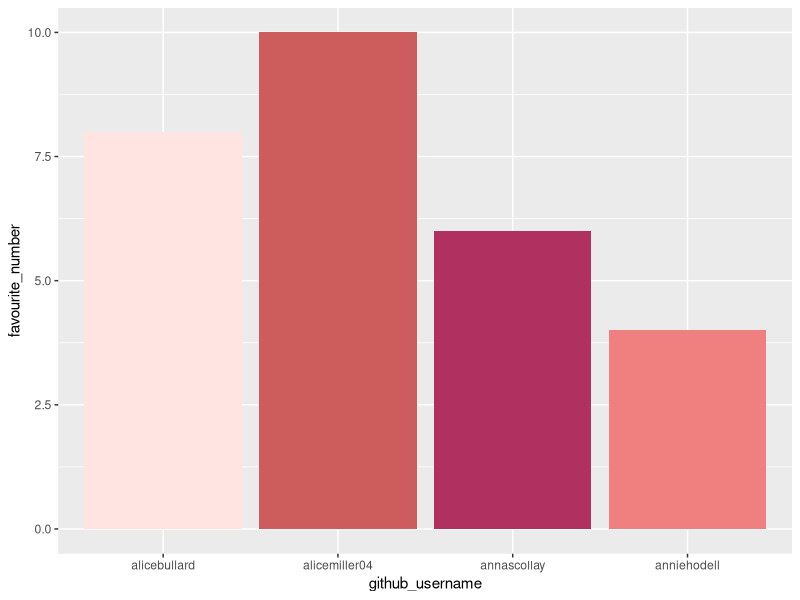
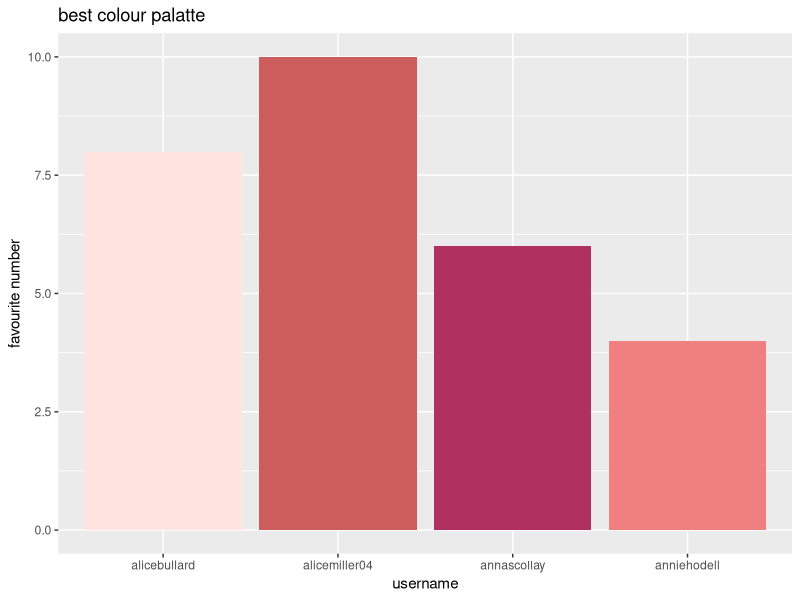
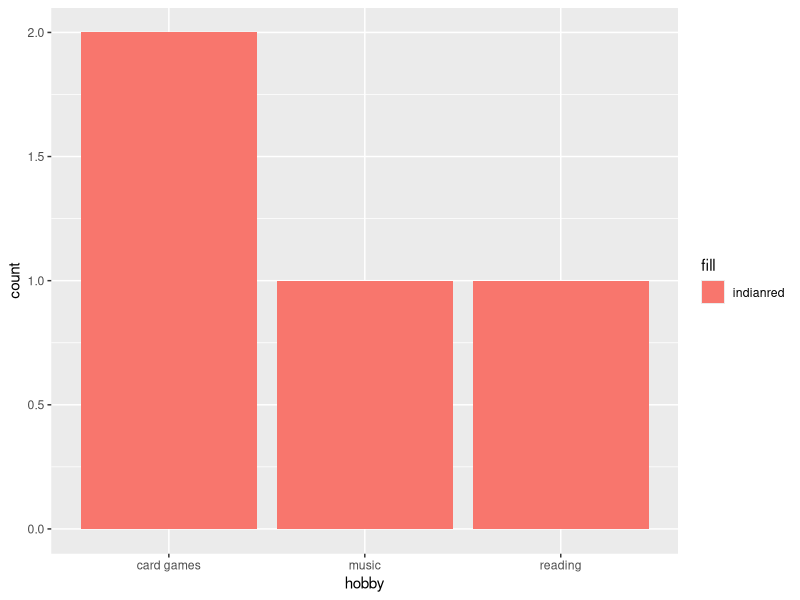

Recreate these plots in R, in order.
## ---- chunk 1
library(tidyverse) 
## ---- chunk 2
team_data <- tibble(
  name = c("Alice M", "Alice B", "Anna", 
           "Annie"),
  github_username = c("alicemiller04", "alicebullard", "annascollay", 
                      "anniehodell"), 
  colour = c("indianred", "mistyrose", "maroon", 
             "lightcoral"),
  hobby = c("music", "card games", "card games", 
            "reading"),
  favourite_number = c(10, 8, 6, 4)
  )

team_data
## ---- chunk 3
p1 <- ggplot(data = team_data, 
             mapping = aes(x = github_username, 
                           y = favourite_number,
                           fill = colour), 
             ) +
   geom_col() +
   scale_fill_identity()
p1
## ---- chunk 4
p1 + labs(x = "username", 
          y = "favourite number",
          title = "best colour palatte")
## ---- chunk 5
p2 <- ggplot(team_data, aes(x = hobby,fill = "indianred")) +
  geom_bar()
p2
